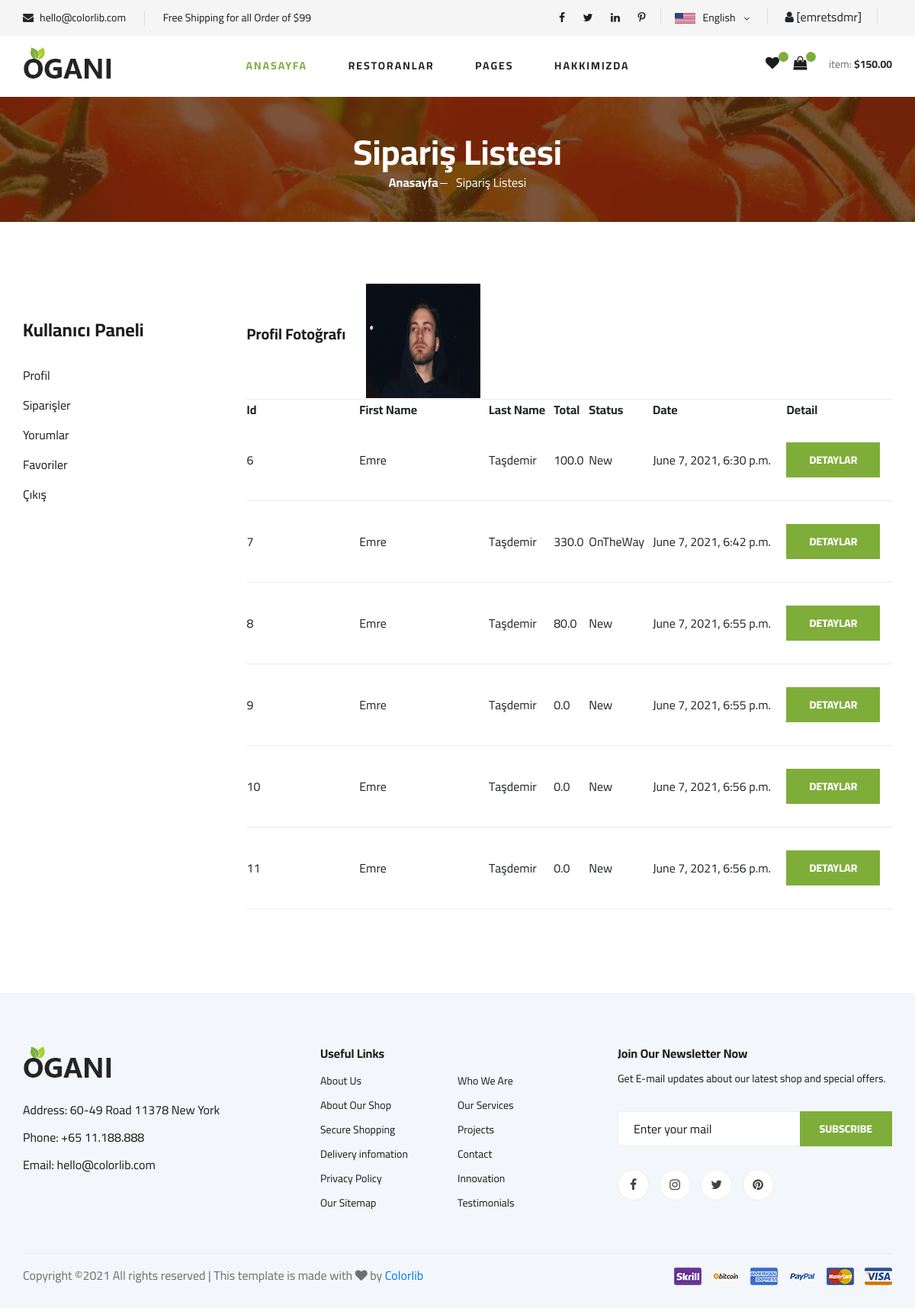
The page /user/orders/ (signed in) on the database its author committed.
### home/models.py (models this page shows, shortened)
class UserProfile(models.Model):
    user = models.OneToOneField(User,on_delete=models.CASCADE)
    phone = models.CharField(blank=True,max_length=20)
    address = models.CharField(blank=True,max_length=150)
    city = models.CharField(blank=True,max_length=20)
    country = models.CharField(blank=True, max_length=20)
    image = models.ImageField(blank=True,upload_to='images/users/')
    def image_tag(self):
        return mark_safe('<img src="{}" height="50"/>'.format(self.image.url))
    image_tag.short_description = 'Image'

### order/models.py (models this page shows, shortened)
class Order(models.Model):
    STATUS = (
        ('New','New'),
        ('Accepted', 'Accepted'),
        ('Preparing', 'Preparing'),
        ('OnTheWay', 'OnTheWay'),
        ('Completed', 'Completed'),
        ('Cancelled', 'Cancelled'),
    )
    user = models.ForeignKey(User,on_delete=models.SET_NULL, null=True)
    code = models.CharField(max_length=5, editable=False)
    first_name = models.CharField(max_length=10)
    last_name = models.CharField(max_length=10)
    phone = models.CharField(blank=True, max_length=20)
    address = models.CharField(blank=True, max_length=150)
    city = models.CharField(blank=True, max_length=20)
    country = models.CharField(blank=True, max_length=20)
    total = models.FloatField()
    status = models.CharField(max_length=10,choices=STATUS,default='New')
    ip = models.CharField(blank=True,max_length=20)
    adminnote = models.CharField(blank=True,max_length=100)
    create_at=models.DateTimeField(auto_now_add=True)
    update_at = models.DateTimeField(auto_now=True)

### user/views.py (the view)
# urls.py: path('orders/',views.orders,name='orders'),
@login_required(login_url='/login')
def orders(request):
    category = Category.objects.all()
    current_user = request.user
    profile = UserProfile.objects.get(user_id=current_user.id)
    orders = Order.objects.filter(user_id=current_user.id)
    context={'category':category,
             'orders':orders,
             'profile':profile
             }
    return render(request, "user_orders.html", context)

### user/templates/user_orders.html (shortened to what this page needs)
{% extends "homebase.html" %}
{% block content %}
    {% load static %}
    <section class="breadcrumb-section set-bg" data-setbg="{% static 'img/breadcrumb.jpg' %}">
        <div class="container">
            <div class="row">
                <div class="col-lg-12 text-center">
                    <div class="breadcrumb__text">
                        <h2>Sipariş Listesi</h2>
                        <div class="breadcrumb__option">
                            <a href="/">Anasayfa</a>
                            <span>Sipariş Listesi</span>
                        </div>
                    </div>
                </div>
            </div>
        </div>
    </section>
    <section class="product spad">
        <div class="container">
            <div class="row">
                <div class="col-lg-3 col-md-5">
                    <br><br>
                    {% include "user_panel.html" %}
                </div>
                <div class="col-lg-9 col-md-7">
                    <div class="shoping__cart__table">
                        <table>
                            <thead>
                            <tr>
                                <th class="shoping__product">Profil Fotoğrafı</th>
                                <td><img src="{{ profile.image.url }}" height="150px" width="150px"></td>
                            </tr>
                            </thead>
                            <tr>
                                <th class="text-left">Id</th>
                                <th class="text-left">First Name</th>
                                <th class="text-left">Last Name</th>
                                <th class="text-left">Total</th>
                                <th class="text-left">Status</th>
                                <th class="text-left">Date</th>
                                <th class="text-left">Detail</th>
                            </tr>
                            {% for rs in orders %}
                            <tr>
                                <td class="text-left">{{ rs.id }}</td>
                                <td class="text-left">{{ rs.first_name }}</td>
                                <td class="text-left">{{ rs.last_name }}</td>
                                <td class="text-left">{{ rs.total }}</td>
                                <td class="text-left">{{ rs.status }}</td>
                                <td class="text-left">{{ rs.create_at }}</td>
                                <td class="text-left"><a class="site-btn" href="/user/orderdetail/{{ rs.id }}">Detaylar</a></td>
                            </tr>
                            {% endfor %}
                        </table>
                    </div>
                </div>
            </div>
        </div>
    </section>
{% endblock %}

### home/templates/header.html (shortened to what this page needs)
{% load static %}
<header class="header">
    <div class="header__top">
        <div class="container">
            <div class="row">
                <div class="col-lg-6 col-md-6">
                    <div class="header__top__left">
                        <ul>
                            <li><i class="fa fa-envelope"></i> hello@colorlib.com</li>
                            <li>Free Shipping for all Order of $99</li>
                        </ul>
                    </div>
                </div>
                <div class="col-lg-6 col-md-6">
                    <div class="header__top__right">
                        <div class="header__top__right__social">
                            <a href="#"><i class="fa fa-facebook"></i></a>
                            <a href="#"><i class="fa fa-twitter"></i></a>
                            <a href="#"><i class="fa fa-linkedin"></i></a>
                            <a href="#"><i class="fa fa-pinterest-p"></i></a>
                        </div>
                        <div class="header__top__right__language">
                            <img src="{% static 'img/language.png' %}" alt="">
                            <div>English</div>
                            <span class="arrow_carrot-down"></span>
                        </div>
                        <div class="header__top__right__language">
                            {% if user.id is not None %}
                                <i class="fa fa-user"></i> [{{ user.username }}]
                            {% else %}
                                <a href="/login/"><i class="fa fa-user"></i> Giriş / <a href="/signup/">Kaydol</a>
                            {% endif %}
                        </div>
                    </div>
                </div>
            </div>
        </div>
    </div>
    <div class="container">
        <div class="row">
            <div class="col-lg-3">
                <div class="header__logo">
                    <a href="/"><img src="{% static 'img/logo.png' %}" alt=""></a>
                </div>
            </div>
            <div class="col-lg-6">
                <nav class="header__menu">
                    <ul>
                        <li class="active"><a href="/home">Anasayfa</a></li>
                        <li><a href="/restaurants">Restoranlar</a></li>
                        <li><a href="#">Pages</a>
                        </li>
                        <li><a href="/hakkimizda">Hakkimizda</a>
                        </li>
                    </ul>
                </nav>
            </div>
            <div class="col-lg-3">
                <div class="header__cart">
                    <ul>
                        <li><a href="#"><i class="fa fa-heart"></i> <span></span></a></li>
                        <li><a href="/shopcart/"><i class="fa fa-shopping-bag"></i> <span>{{ request.session.cart_items }}</span></a></li>
                    </ul>
                    <div class="header__cart__price">item: <span>$150.00</span></div>
                </div>
            </div>
        </div>
    </div>
</header>

### rows shown on the page
UserProfile: image (picture)
Order: id "6", first_name "Emre", last_name "Taşdemir", total "100.0", status "New", create_at "June 7, 2021, 6:30 p.m."
Order: id "7", first_name "Emre", last_name "Taşdemir", total "330.0", status "OnTheWay", create_at "June 7, 2021, 6:42 p.m."
Order: id "8", first_name "Emre", last_name "Taşdemir", total "80.0", status "New", create_at "June 7, 2021, 6:55 p.m."
Order: id "9", first_name "Emre", last_name "Taşdemir", total "0.0", status "New", create_at "June 7, 2021, 6:55 p.m."
Order: id "10", first_name "Emre", last_name "Taşdemir", total "0.0", status "New", create_at "June 7, 2021, 6:56 p.m."
Order: id "11", first_name "Emre", last_name "Taşdemir", total "0.0", status "New", create_at "June 7, 2021, 6:56 p.m."

### other values the page prints
{{ user.username }} "emretsdmr"
